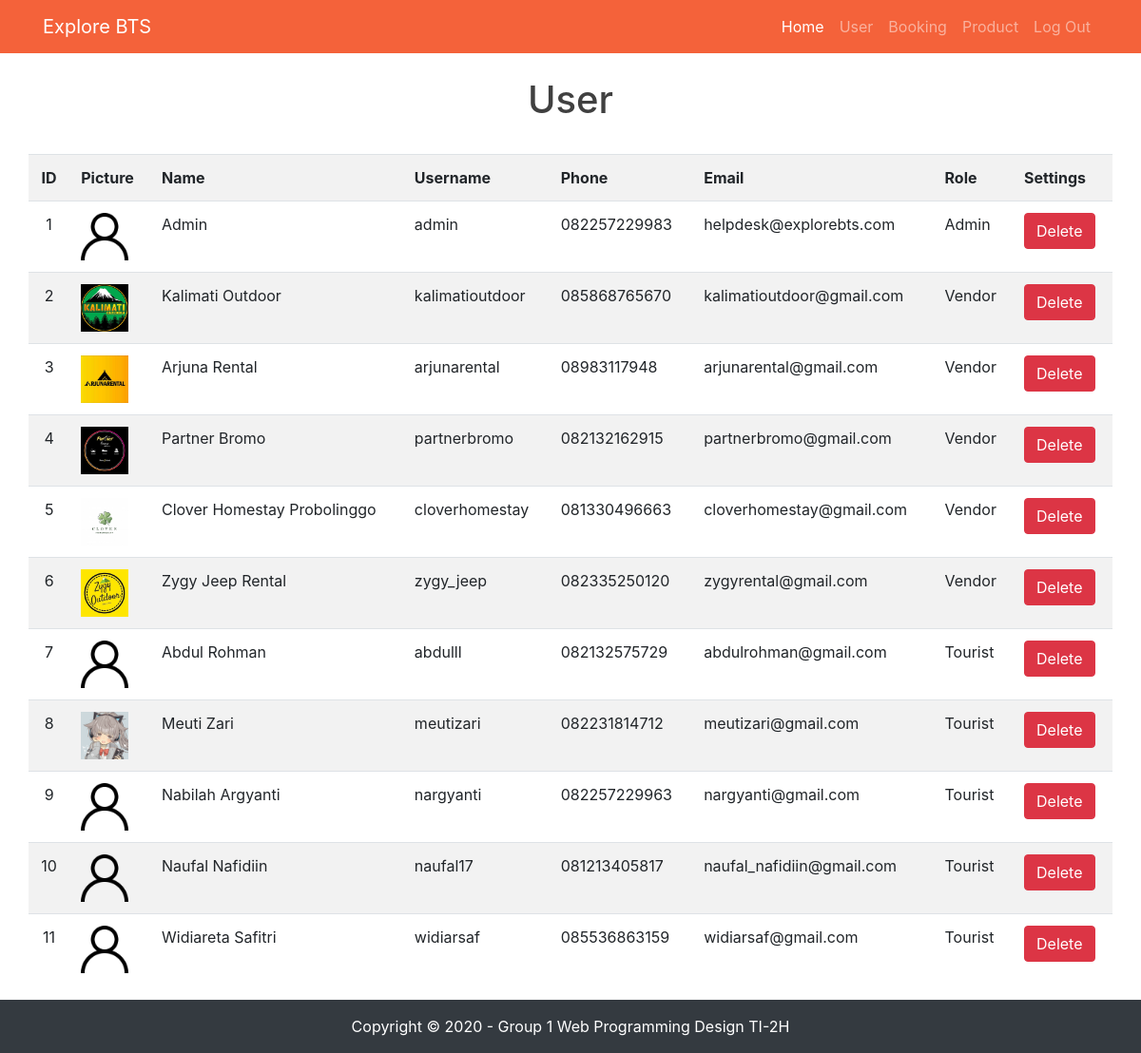
Screenshot of /listUser.php with the database file from the repository.
### tables this page shows
CREATE TABLE `users` (
  `user_id` int(11) NOT NULL,
  `fullname` varchar(50) NOT NULL,
  `username` varchar(20) NOT NULL,
  `address` varchar(255) NOT NULL,
  `phone` varchar(14) NOT NULL,
  `email` varchar(50) NOT NULL,
  `password` varchar(50) NOT NULL,
  `role_id` int(11) NOT NULL,
  `profile_pict` varchar(100) DEFAULT 'user.png'
);

CREATE TABLE `roles` (
  `role_id` int(1) NOT NULL,
  `role_name` varchar(10) NOT NULL,
  `role_desc` varchar(255) DEFAULT NULL
);

### listUser.php (the view, shortened to what this page needs)
<!DOCTYPE html>
<html lang="en">
<head>
  <link href="vendor/bootstrap/css/bootstrap.min.css" rel="stylesheet">
  <link href="vendor/bootstrap/css/bootstrap.min.css" rel="stylesheet">
  <link href="css/shop-homepage.css" rel="stylesheet">
</head>
<body>
  <?php
  include 'components/navbarAdmin.php';
  ?>
  <h1>User</h1>
  <div class="container">
        <div class="row">
          <table class="table table-striped">
            <tr>
              <th class="text-center">ID</th>
              <th>Picture</th>
              <th>Name</th>
              <th>Username</th>
              <th>Phone</th>
              <th>Email</th>
              <th>Role</th>
              <th>Settings</th>
            </tr>
            <?php
              include "connection.php";
              $query = "SELECT * FROM users u INNER JOIN roles r ON r.role_id = u.role_id;";
              $result = mysqli_query($connect, $query);
              if(mysqli_num_rows($result) > 0){
              while($row = mysqli_fetch_assoc($result)){
            ?>
            <tr>
              <td class="text-center"><?php echo $row["user_id"] ?></td>
              <td><?php echo "<img src='uploads/profile_pict/".$row['profile_pict']."' width='50px' height='50px'>";?></td>
              <td><?php echo $row["fullname"] ?></td>
              <td><?php echo $row["username"] ?></td>
              <td><?php echo $row["phone"] ?></td>
              <td><?php echo $row["email"] ?></td>
              <td><?php echo $row["role_name"] ?></td>
              <td>
                <a href="deleteAccountProcess.php?user_id=<?php echo $row['user_id'];?>"><button type="button" class="btn btn-danger" onclick="return confirm('Are you sure to delete?')">Delete</button></a>
              </td>
            </tr>
          <?php
              }
              echo "</table>";
          } else{
              echo "0 result";
          }
          ?>
        </div>
  </div>
  <footer class="py-3 bg-dark">
    <div class="container">
      <p class="m-0 text-center text-white">Copyright &copy; 2020 - Group 1 Web Programming Design TI-2H</p>
    </div>
  </footer>
</body>
</html>

### css/shop-homepage.css (style rules this page uses)
body { padding-top: 56px; }

### listUser.php (style rules this page uses)
h1 { padding-top: 25px; text-align: center; padding-bottom: 25px; color: #404040; }

### rows the page displays
users: user_id "1", profile_pict (placeholder picture), fullname "Admin", username "admin", phone "082257229983", email "helpdesk@explorebts.com", role.role_name "Admin"
users: user_id "2", profile_pict (picture), fullname "Kalimati Outdoor", username "kalimatioutdoor", phone "085868765670", email "kalimatioutdoor@gmail.com", role.role_name "Vendor"
users: user_id "3", profile_pict (picture), fullname "Arjuna Rental", username "arjunarental", phone "08983117948", email "arjunarental@gmail.com", role.role_name "Vendor"
users: user_id "4", profile_pict (picture), fullname "Partner Bromo", username "partnerbromo", phone "082132162915", email "partnerbromo@gmail.com", role.role_name "Vendor"
users: user_id "5", profile_pict (picture), fullname "Clover Homestay Probolinggo", username "cloverhomestay", phone "081330496663", email "cloverhomestay@gmail.com", role.role_name "Vendor"
users: user_id "6", profile_pict (picture), fullname "Zygy Jeep Rental", username "zygy_jeep", phone "082335250120", email "zygyrental@gmail.com", role.role_name "Vendor"
users: user_id "7", profile_pict (placeholder picture), fullname "Abdul Rohman", username "abdulll", phone "082132575729", email "abdulrohman@gmail.com", role.role_name "Tourist"
users: user_id "8", profile_pict (picture), fullname "Meuti Zari", username "meutizari", phone "082231814712", email "meutizari@gmail.com", role.role_name "Tourist"
users: user_id "9", profile_pict (placeholder picture), fullname "Nabilah Argyanti", username "nargyanti", phone "082257229963", email "nargyanti@gmail.com", role.role_name "Tourist"
users: user_id "10", profile_pict (placeholder picture), fullname "Naufal Nafidiin", username "naufal17", phone "081213405817", email "naufal_nafidiin@gmail.com", role.role_name "Tourist"
users: user_id "11", profile_pict (placeholder picture), fullname "Widiareta Safitri", username "widiarsaf", phone "085536863159", email "widiarsaf@gmail.com", role.role_name "Tourist"
